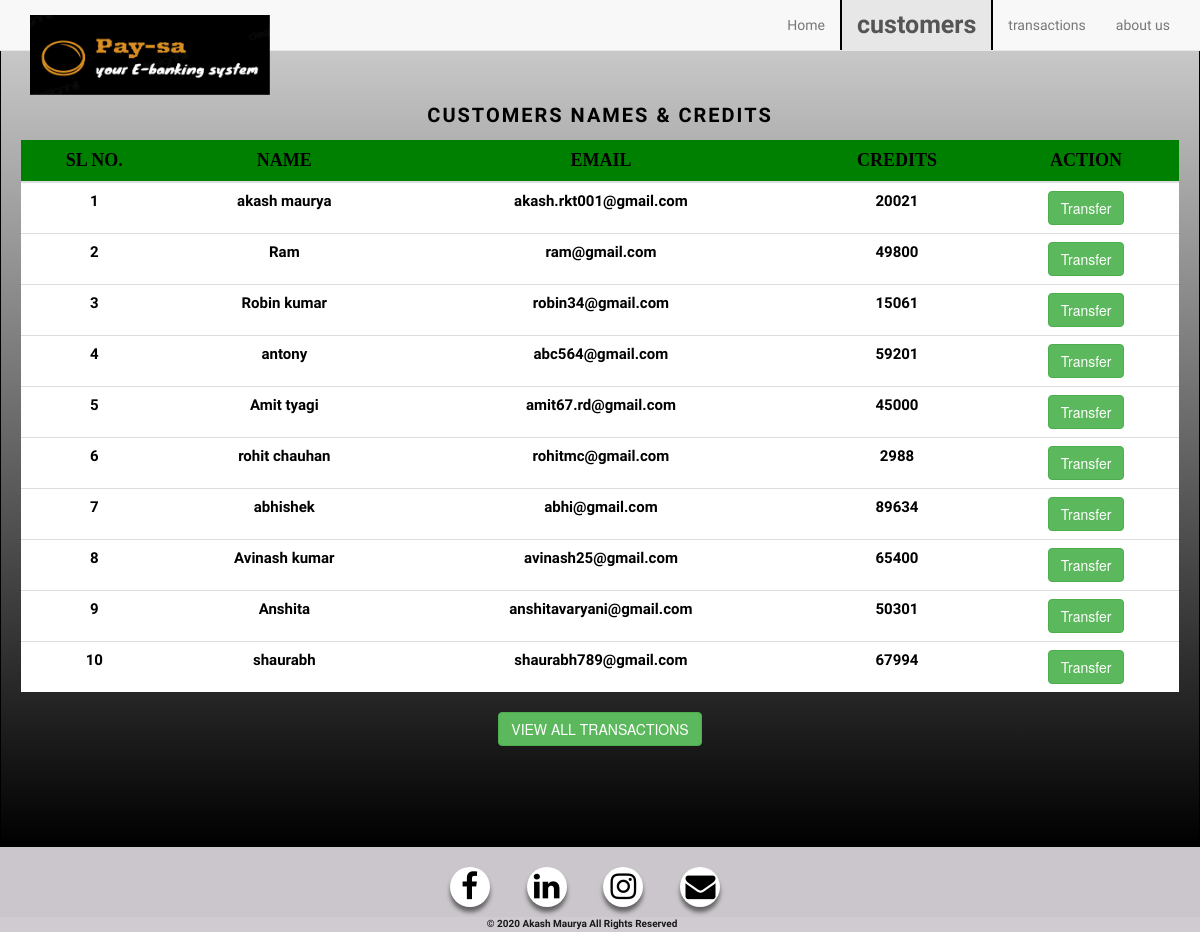
The page /customers.php on the database its author committed.
### tables this page shows
CREATE TABLE `user_details` (
  `id` int(11) NOT NULL,
  `name` varchar(100) NOT NULL,
  `email` varchar(200) NOT NULL,
  `credits` int(100) NOT NULL
);

### customers.php (the view, shortened to what this page needs)
<!DOCTYPE html>
<html>
<head>
	<link rel="stylesheet" href="https://cdnjs.cloudflare.com/ajax/libs/font-awesome/4.7.0/css/font-awesome.min.css">
	<link rel="stylesheet" href="https://maxcdn.bootstrapcdn.com/bootstrap/3.4.1/css/bootstrap.min.css">
	<link rel="stylesheet" type="text/css" href="style.css">
</head>
<body>
  <?php
    require 'config.php';
    $query = "SELECT * FROM user_details";
    $result = mysqli_query($conn,$query);
?>
	<nav class="navbar navbar-default navbar-fixed-top container-fluid">
  <div class="container-fluid">
    <div class="navbar-header">
      <a class="navbar-brand mt-0" href="#"><img src="logo.png" class="logo"></a>
    </div>
    <div class="collapse navbar-collapse" id="myNavbar">
      <ul class="nav navbar-nav navbar-right">
         <li ><a href="index.php">Home</a></li>
        <li class="active" ><a href="customers.php">customers</a></li>
        <li><a href="transactions.php">transactions</a></li>
        <li><a href="about.php">about us</a></li>
      </ul>
    </div>
  </div>
</nav>
<div class="mytable">
  <div class="heading1">
  <p><strong>CUSTOMERS NAMES & CREDITS</strong></p>
</div>
       <div class="table-responsive">
                    <table class="table table-striped">
                        <thead class="thead-dark">
                            <tr>
                                <th class="col">SL NO.</th>
                                <th class="col">NAME</th>
                                <th class="col">EMAIL</th>
                                <th class="col">CREDITS</th>
                                <th class="col">ACTION</th>
                            </tr>
                        </thead>
                         <tbody>
                <?php
                    while($rows=mysqli_fetch_array($result)){
                ?>
                    <tr>
                        <td class="dbcol"><?php echo $rows['id'] ?></td>
                        <td class="dbcol"><?php echo $rows['name']?></td>
                        <td class="dbcol"><?php echo $rows['email']?></td>
                        <td class="dbcol"><?php echo $rows['credits']?></td>
                        <td class="tbutton"><a href="transfer.php?id=<?php echo $rows['id'];?>"> <button type="button" class="btn btn-success">Transfer</button></a></td>
                    </tr>
                <?php
                    }
                ?>
                        </tbody>
                    </table>
                </div>
                <div>
  <a href="transactions.php"><div type="button" class="btn btn-success">VIEW ALL TRANSACTIONS</div></a>
</div>
</div>
<footer>
	<div class="sociallinks">
      	      <a href="https://www.facebook.com/akash.moury.9"><i class="fa fa-facebook" aria-hidden="true"></i></a>
            <a href="https://www.linkedin.com/in/akash-maurya-b152831a2/"><i class="fa fa-linkedin" aria-hidden="true"></i></a>
          <a href="https://www.instagram.com/akash_._maurya/"><i class="fa fa-instagram" aria-hidden="true"></i></a>
            <a href="#"><i class="fa fa-envelope" aria-hidden="true"></i></a>
      </div>
     <div class= "copyright">
      	© 2020 Akash Maurya All Rights Reserved
	</div>
</footer>
</body>
</html>

### style.css (style rules this page uses)
* { margin: 0; padding-top: 0; padding: 0; box-sizing: border-box; }
.logo { width:20vw; height:10vh; position: fixed; margin-top: 0px; margin-left: 0px; opacity: 2; }
.sociallinks { background: #CAC6CB; align-items: center; height: 70px; width: 100%; text-align: center; font-size: 25px; padding-top: 20px; }
.sociallinks .fa { font-size: 30px; width: 40px; height: 40px; color: black; padding-top: 4px; text-align: center; text-decoration: none; margin-right: 30px; border-radius: 50%; background: white; box-shadow: 0 5px 4px rgba(0,0,0,0.5); }
.active { font-weight: bold; color: red; border-left: 2px solid black; border-right: 2px solid black; font-size: 25px; font-family: 'Acme', sans-serif; }
.navbar-nav { font-family: 'Acme', sans-serif; }
.copyright { text-align: center; color: black; font-family: 'Chilanka', cursive; font-weight: bold; background-color: #CAC6CB; font-size: 10px; padding-right: 3%; opacity: 0.9; }

### customers.php (style rules this page uses)
.mytable { text-align: center; width: 100%; padding-top:100px; padding-bottom:100px; padding-left: 20px; padding-right: 20px; background: linear-gradient(to top, #000000 0%, #ffffff 120%); color: black; border: 1px double black; }
.heading1 { font-family: 'Acme', sans-serif; font-size: 20px; color: black; letter-spacing: 2px; }
.col { align-items: center; text-align: center; font-size: 18px; font-family: verdana; background: green; }
.dbcol { font-size: 15px; text-align: center; font-family: 'Alata', sans-serif; color:black; background: white; font-weight: bold; padding-top: 20px; }
.tbutton { background:white; }

### rows shown on the page
user_details: id "1", name "akash maurya", email "akash.rkt001@gmail.com", credits "20021"
user_details: id "2", name "Ram", email "ram@gmail.com", credits "49800"
user_details: id "3", name "Robin kumar", email "robin34@gmail.com", credits "15061"
user_details: id "4", name "antony", email "abc564@gmail.com", credits "59201"
user_details: id "5", name "Amit tyagi", email "amit67.rd@gmail.com", credits "45000"
user_details: id "6", name "rohit chauhan", email "rohitmc@gmail.com", credits "2988"
user_details: id "7", name "abhishek", email "abhi@gmail.com", credits "89634"
user_details: id "8", name "Avinash kumar", email "avinash25@gmail.com", credits "65400"
user_details: id "9", name "Anshita", email "anshitavaryani@gmail.com", credits "50301"
user_details: id "10", name "shaurabh", email "shaurabh789@gmail.com", credits "67994"
